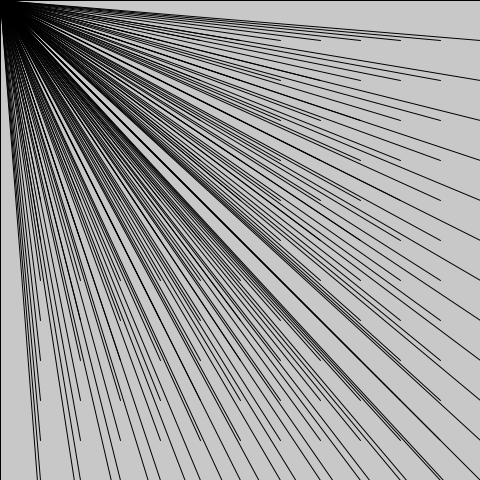
Frame 1 (no input)
Frame 60 (the mouse pressed at the canvas centre just before this capture): identical to frame 1, image omitted
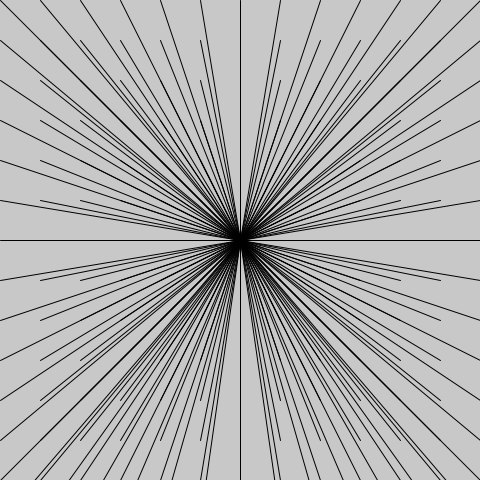
Frame 120 (the mouse held since frame 60 and released just before this capture)

The Processing sketch that drew these frames (run headless with seeded random() and noise(); from frame 60 on, the mouse is pressed at the canvas centre):

// Processing sketch: processing_53155
// ── processing_53155.pde

void setup() {
  size(480, 480);
  strokeWeight(1);
  smooth();
  stroke(0);
}

void draw() {
  background(200);
  for (int y = 0; y < height+45; y += 40) {
    for (int x = 0; x <= width; x += 40) {
      line(mouseX, mouseY, x, y);
    }
  }  
}
